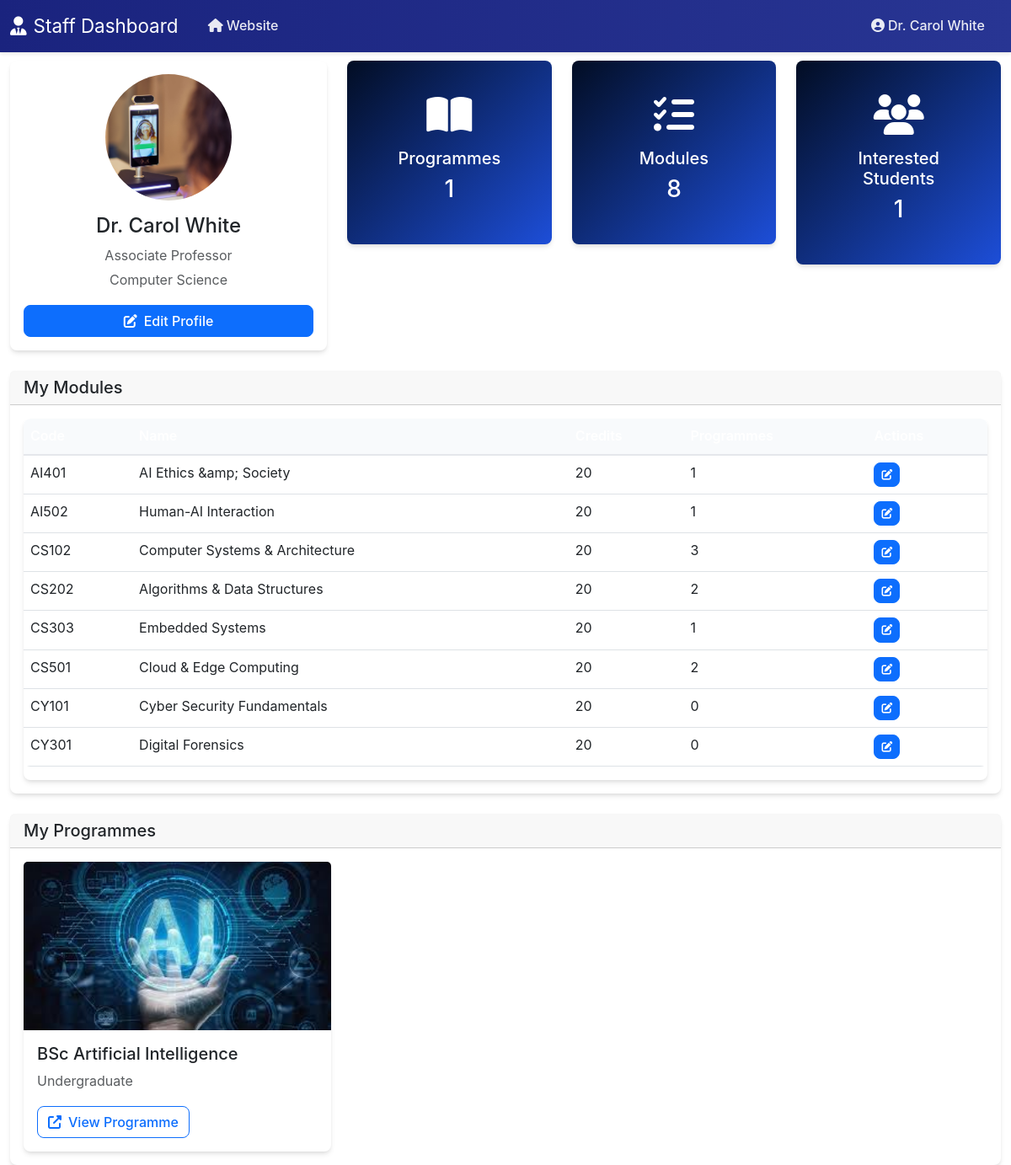
The app's page /staff/dashboard.php (signed in) with its own data.
### tables this page shows
CREATE TABLE `staff` (
  `StaffID` int(11) NOT NULL,
  `Username` varchar(100) NOT NULL,
  `PasswordHash` varchar(255) NOT NULL,
  `Name` varchar(200) NOT NULL,
  `Email` varchar(255) NOT NULL,
  `Phone` varchar(20) DEFAULT NULL,
  `Department` varchar(100) DEFAULT NULL,
  `Title` varchar(100) DEFAULT NULL,
  `Bio` text DEFAULT NULL,
  `ProfileImage` varchar(255) DEFAULT NULL,
  `IsActive` tinyint(1) DEFAULT 1,
  `CreatedAt` timestamp NOT NULL DEFAULT current_timestamp()
);

CREATE TABLE `modules` (
  `ModuleID` int(11) NOT NULL,
  `ModuleCode` varchar(20) NOT NULL,
  `ModuleName` varchar(200) NOT NULL,
  `ModuleLeaderID` int(11) DEFAULT NULL,
  `Description` text DEFAULT NULL,
  `LearningOutcomes` text DEFAULT NULL,
  `AssessmentMethods` text DEFAULT NULL,
  `Credits` int(11) DEFAULT 20,
  `Image` varchar(255) DEFAULT NULL,
  `IsActive` tinyint(1) DEFAULT 1,
  `CreatedAt` timestamp NOT NULL DEFAULT current_timestamp(),
  `UpdatedAt` timestamp NOT NULL DEFAULT current_timestamp() ON UPDATE current_timestamp()
);

CREATE TABLE `programmes` (
  `ProgrammeID` int(11) NOT NULL,
  `ProgrammeCode` varchar(20) NOT NULL,
  `ProgrammeName` varchar(200) NOT NULL,
  `LevelID` int(11) NOT NULL,
  `ProgrammeLeaderID` int(11) DEFAULT NULL,
  `Description` text DEFAULT NULL,
  `EntryRequirements` text DEFAULT NULL,
  `CareerProspects` text DEFAULT NULL,
  `Duration` varchar(50) DEFAULT NULL,
  `Image` varchar(255) DEFAULT NULL,
  `IsPublished` tinyint(1) DEFAULT 0,
  `IsActive` tinyint(1) DEFAULT 1,
  `CreatedAt` timestamp NOT NULL DEFAULT current_timestamp(),
  `UpdatedAt` timestamp NOT NULL DEFAULT current_timestamp() ON UPDATE current_timestamp()
);

CREATE TABLE `levels` (
  `LevelID` int(11) NOT NULL,
  `LevelName` varchar(50) NOT NULL,
  `Description` text DEFAULT NULL,
  `SortOrder` int(11) DEFAULT 0
);

### config/config.php (called while the page is built, shortened)
<?php
require_once BASE_PATH . '/classes/Programme.php';
require_once BASE_PATH . '/classes/Staff.php';
$database = new Database();
$db = $database->getConnection();
$staff = new Staff($db);
?>

### classes/Staff.php (called while the page is built, shortened)
<?php
class Staff {
    private $db;
    public function __construct($database) {
        $this->db = $database;
    }
    public function getStaffById($staffId) {
        try {
            $stmt = $this->db->prepare("
                SELECT StaffID, Username, Name, Email, Phone, Department, Title, Bio,
                       ProfileImage, IsActive, CreatedAt
                FROM Staff
                WHERE StaffID = ?
            ");
            $stmt->execute([$staffId]);
            return $stmt->fetch();
        } catch (Exception $e) {
            error_log("Get staff by ID error: " . $e->getMessage());
            return null;
        }
    }
    public function getStaffProgrammes($staffId) {
        try {
            $stmt = $this->db->prepare("
                SELECT p.*, l.LevelName
                FROM Programmes p
                JOIN Levels l ON p.LevelID = l.LevelID
                WHERE p.ProgrammeLeaderID = ? AND p.IsActive = 1
                ORDER BY l.SortOrder, p.ProgrammeName
            ");
            $stmt->execute([$staffId]);
            return $stmt->fetchAll();
        } catch (Exception $e) {
            error_log("Get staff programmes error: " . $e->getMessage());
            return [];
        }
    }
    public function getStaffModules($staffId) {
        try {
            $stmt = $this->db->prepare("
                SELECT m.*, COUNT(pm.ProgrammeID) as programme_count
                FROM Modules m
                LEFT JOIN ProgrammeModules pm ON m.ModuleID = pm.ModuleID
                LEFT JOIN Programmes p ON pm.ProgrammeID = p.ProgrammeID AND p.IsActive = 1
                WHERE m.ModuleLeaderID = ? AND m.IsActive = 1
                GROUP BY m.ModuleID, m.ModuleCode, m.ModuleName, m.Description, m.Credits,
                         m.LearningOutcomes, m.AssessmentMethods, m.Image, m.IsActive,
                         m.CreatedAt, m.UpdatedAt
                ORDER BY m.ModuleCode
            ");
            $stmt->execute([$staffId]);
            return $stmt->fetchAll();
        } catch (Exception $e) {
            error_log("Get staff modules error: " . $e->getMessage());
            return [];
        }
    }
    public function getStaffStats($staffId) {
        try {
            $programmes = $this->getStaffProgrammes($staffId);
            $modules = $this->getStaffModules($staffId);
            $stmt = $this->db->prepare("
                SELECT COUNT(DISTINCT i.InterestID) as interested_students
                FROM InterestedStudents i
                JOIN Programmes p ON i.ProgrammeID = p.ProgrammeID
                WHERE p.ProgrammeLeaderID = ? AND i.IsSubscribed = 1
            ");
            $stmt->execute([$staffId]);
            $interestedStudents = $stmt->fetch()['interested_students'] ?? 0;
            return [
                'programme_count' => count($programmes),
                'module_count' => count($modules),
                'interested_students' => $interestedStudents,
                'programmes' => $programmes,
                'modules' => $modules
            ];
        } catch (Exception $e) {
            error_log("Get staff stats error: " . $e->getMessage());
            return [
                'programme_count' => 0,
                'module_count' => 0,
                'interested_students' => 0,
                'programmes' => [],
                'modules' => []
            ];
        }
    }
}
?>

### staff/dashboard.php (the view, shortened to what this page needs)
<?php
require_once '../config/config.php';
$staffId = $_SESSION['user_id'];
$staffData = $staff->getStaffById($staffId);
$staffStats = $staff->getStaffStats($staffId);
?>
<!DOCTYPE html>
<html lang="en">
<head>
    <link href="https://cdn.jsdelivr.net/npm/bootstrap@5.3.0/dist/css/bootstrap.min.css" rel="stylesheet">
    <link href="https://cdnjs.cloudflare.com/ajax/libs/font-awesome/6.4.0/css/all.min.css" rel="stylesheet">
    <link href="../assets/css/style.css" rel="stylesheet">
</head>
<body class="admin-body">
    <nav class="navbar navbar-expand-lg navbar-dark bg-dark fixed-top">
        <div class="container-fluid">
            <a class="navbar-brand" href="dashboard.php">
                <i class="fas fa-user-tie me-2"></i>Staff Dashboard
            </a>
            <div class="collapse navbar-collapse" id="navbarNav">
                <ul class="navbar-nav me-auto">
                    <li class="nav-item">
                        <a class="nav-link" href="../">
                            <i class="fas fa-home me-1"></i>Website
                        </a>
                    </li>
                </ul>
                <ul class="navbar-nav">
                    <li class="nav-item dropdown">
                        <a class="nav-link dropdown-toggle" href="#" data-bs-toggle="dropdown">
                            <i class="fas fa-user-circle me-1"></i><?php echo htmlspecialchars($_SESSION['user_name']); ?>
                        </a>
                    </li>
                </ul>
            </div>
        </div>
    </nav>
    <div class="container-fluid mt-5 pt-4">
        <div class="row">
            <div class="col-md-4 mb-4">
                <div class="card">
                    <div class="card-body text-center">
                        <img src="<?php echo $staffData['ProfileImage'] ? '../' . $staffData['ProfileImage'] : '../assets/images/default-profile.png'; ?>"
                             alt="<?php echo htmlspecialchars($staffData['Name']); ?>"
                             class="profile-image mb-3">
                        <h4><?php echo htmlspecialchars($staffData['Name']); ?></h4>
                        <p class="text-muted mb-1"><?php echo htmlspecialchars($staffData['Title']); ?></p>
                        <p class="text-muted mb-3"><?php echo htmlspecialchars($staffData['Department']); ?></p>
                        <div class="d-grid">
                            <button class="btn btn-primary" data-bs-toggle="modal" data-bs-target="#profileModal">
                                <i class="fas fa-edit me-2"></i>Edit Profile
                            </button>
                        </div>
                    </div>
                </div>
            </div>
            <div class="col-md-8 mb-4">
                <div class="row g-4">
                    <div class="col-md-4">
                        <div class="card stats-card bg-primary text-white">
                            <div class="card-body text-center">
                                <i class="fas fa-book-open fa-3x mb-3"></i>
                                <h5>Programmes</h5>
                                <h3><?php echo $staffStats['programme_count']; ?></h3>
                            </div>
                        </div>
                    </div>
                    <div class="col-md-4">
                        <div class="card stats-card bg-success text-white">
                            <div class="card-body text-center">
                                <i class="fas fa-tasks fa-3x mb-3"></i>
                                <h5>Modules</h5>
                                <h3><?php echo $staffStats['module_count']; ?></h3>
                            </div>
                        </div>
                    </div>
                    <div class="col-md-4">
                        <div class="card stats-card bg-info text-white">
                            <div class="card-body text-center">
                                <i class="fas fa-users fa-3x mb-3"></i>
                                <h5>Interested Students</h5>
                                <h3><?php echo $staffStats['interested_students']; ?></h3>
                            </div>
                        </div>
                    </div>
                </div>
            </div>
            <div class="col-12 mb-4">
                <div class="card">
                    <div class="card-header">
                        <h5 class="mb-0">My Modules</h5>
                    </div>
                    <div class="card-body">
                        <?php if (!empty($staffStats['modules'])): ?>
                            <div class="table-responsive">
                                <table class="table table-hover">
                                    <thead >
                                        <tr >
                                            <th class="text-white">Code</th>
                                            <th class="text-white">Name</th>
                                            <th class="text-white">Credits</th>
                                            <th class="text-white">Programmes</th>
                                            <th class="text-white">Actions</th>
                                        </tr>
                                    </thead>
                                    <tbody>
                                        <?php foreach ($staffStats['modules'] as $module): ?>
                                            <tr>
                                                <td><?php echo htmlspecialchars($module['ModuleCode']); ?></td>
                                                <td><?php echo htmlspecialchars($module['ModuleName']); ?></td>
                                                <td><?php echo $module['Credits']; ?></td>
                                                <td><?php echo $module['programme_count']; ?></td>
                                                <td>
                                                    <button class="btn btn-sm btn-primary edit-module"
                                                            data-module-id="<?php echo $module['ModuleID']; ?>"
                                                            data-bs-toggle="modal"
                                                            data-bs-target="#moduleModal">
                                                        <i class="fas fa-edit"></i>
                                                    </button>
                                                </td>
                                            </tr>
                                        <?php endforeach; ?>
                                    </tbody>
                                </table>
                            </div>
                        <?php else: ?>
                            <p class="text-muted text-center mb-0">You are not currently leading any modules.</p>
                        <?php endif; ?>
                    </div>
                </div>
            </div>
            <div class="col-12">
                <div class="card">
                    <div class="card-header">
                        <h5 class="mb-0">My Programmes</h5>
                    </div>
                    <div class="card-body">
                        <?php if (!empty($staffStats['programmes'])): ?>
                            <div class="row row-cols-1 row-cols-md-2 row-cols-xl-3 g-4">
                                <?php foreach ($staffStats['programmes'] as $prog): ?>
                                    <div class="col">
                                        <div class="card h-100">
                                            <img src="<?php echo $prog['Image'] ? '../' . $prog['Image'] : '../assets/images/default-programme.jpg'; ?>"
                                                 class="card-img-top"
                                                 alt="<?php echo htmlspecialchars($prog['ProgrammeName']); ?>"
                                                 style="height: 200px; object-fit: cover;">
                                            <div class="card-body">
                                                <h5 class="card-title"><?php echo htmlspecialchars($prog['ProgrammeName']); ?></h5>
                                                <p class="card-text text-muted">
                                                    <?php echo htmlspecialchars($prog['LevelName']); ?>
                                                </p>
                                                <a href="../programme.php?id=<?php echo $prog['ProgrammeID']; ?>"
                                                   class="btn btn-outline-primary"
                                                   target="_blank">
                                                    <i class="fas fa-external-link-alt me-2"></i>View Programme
                                                </a>
                                            </div>
                                        </div>
                                    </div>
                                <?php endforeach; ?>
                            </div>
                        <?php else: ?>
                            <p class="text-muted text-center mb-0">You are not currently leading any programmes.</p>
                        <?php endif; ?>
                    </div>
                </div>
            </div>
        </div>
    </div>
</body>
</html>

### records on screen
staff: ProfileImage (picture), Name "Dr. Carol White", Title "Associate Professor", Department "Computer Science"
modules: ModuleCode "AI401", ModuleName "AI Ethics &amp; Society", Credits "20", programme_count "1"
modules: ModuleCode "AI502", ModuleName "Human-AI Interaction", Credits "20", programme_count "1"
modules: ModuleCode "CS102", ModuleName "Computer Systems & Architecture", Credits "20", programme_count "3"
modules: ModuleCode "CS202", ModuleName "Algorithms & Data Structures", Credits "20", programme_count "2"
modules: ModuleCode "CS303", ModuleName "Embedded Systems", Credits "20", programme_count "1"
modules: ModuleCode "CS501", ModuleName "Cloud & Edge Computing", Credits "20", programme_count "2"
modules: ModuleCode "CY101", ModuleName "Cyber Security Fundamentals", Credits "20", programme_count "0"
modules: ModuleCode "CY301", ModuleName "Digital Forensics", Credits "20", programme_count "0"
programmes: Image (picture), ProgrammeName "BSc Artificial Intelligence", LevelID.LevelName "Undergraduate"

### other values on screen
$_SESSION['user_name'] "Dr. Carol White"
$staffStats['programme_count'] "1"
$staffStats['module_count'] "8"
$staffStats['interested_students'] "1"
